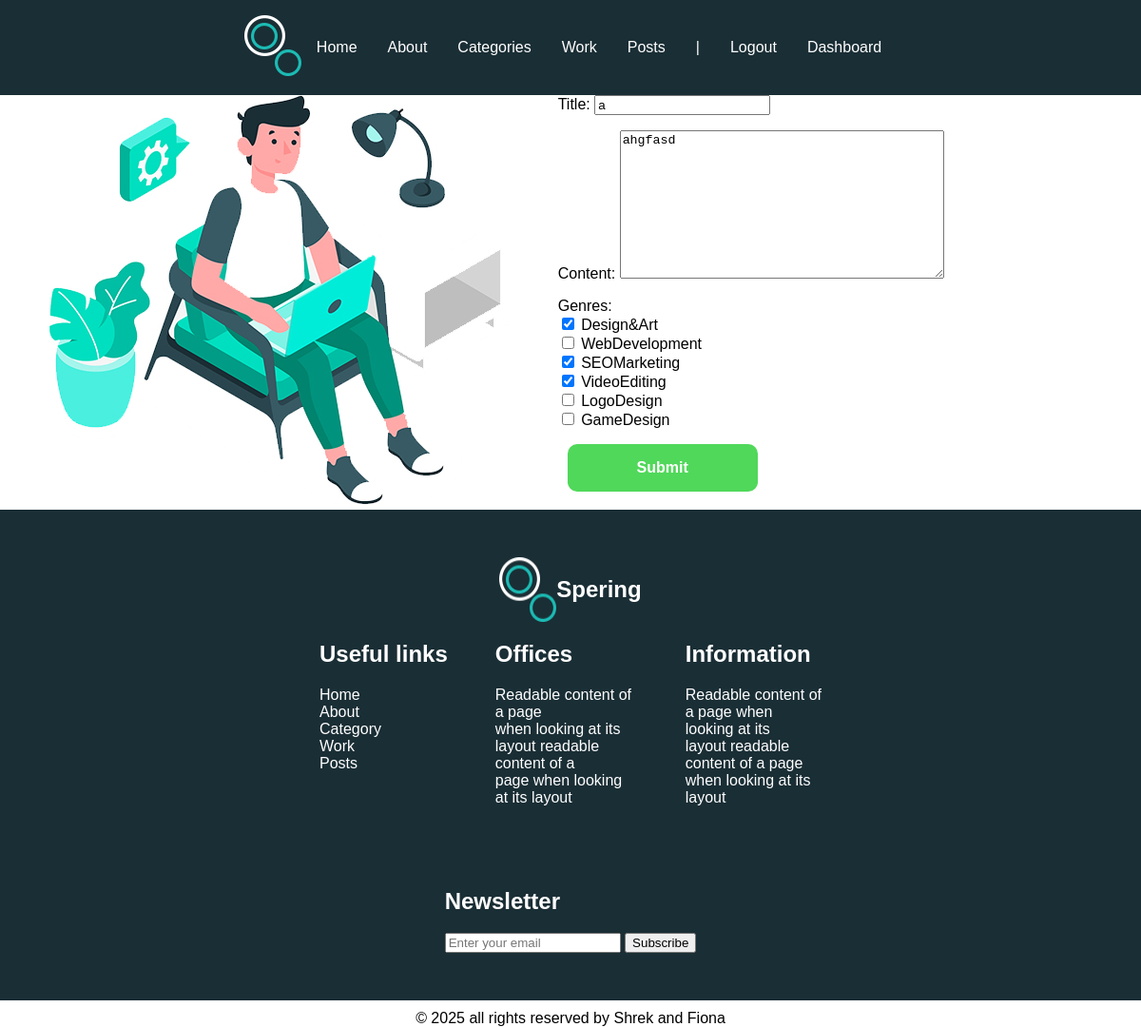
The page /update_post/20/ (signed in) on the database as committed earlier.
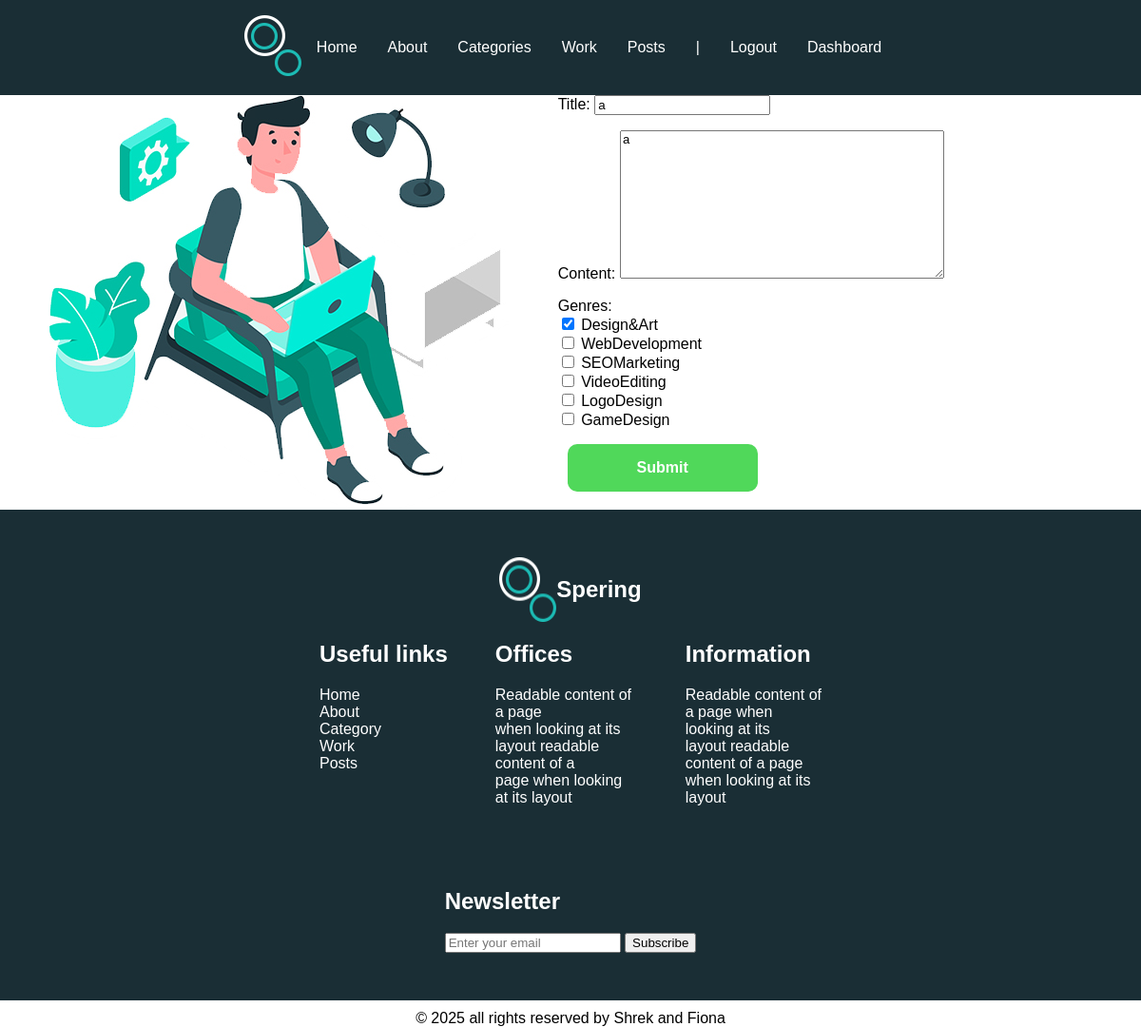
The same page on the database as committed later.
### myApp/models.py (models this page shows, shortened)
class Post(models.Model):
    title = models.CharField(max_length=50)
    author_name = models.ForeignKey(User, on_delete=models.CASCADE)
    content = models.TextField(null=False, blank = False)
    created_at = models.DateTimeField(auto_now_add=True)
    update = models.DateTimeField(auto_now=True)
    genres = models.ManyToManyField(Genre)

### myApp/views.py (the view)
# urls.py: path('update_post/<int:pk>/', views.update_post, name='update_post'),
@login_required(login_url='login')
def update_post(request, pk):
    post = get_object_or_404(Post, pk=pk)
    if request.user != post.author_name and not request.user.is_superuser and request.user.profile.role != 'admin':
        return JsonResponse({'success': False, 'error': 'You are not authorized to update this post'})
    if request.method == 'POST':
        form = PostForm(request.POST, instance=post)
        if form.is_valid():
            form.save()
            return JsonResponse({'success': True})
        else:
            return JsonResponse({'success': False, 'errors': form.errors})
    else:
        form = PostForm(instance=post)
    return render(request, 'myApp/post_form.html', {'form': form, 'is_update': True, 'post': post})

### myApp/forms.py
class PostForm(forms.ModelForm):
    class Meta:
        model = Post
        fields = ['title', 'content', 'genres']
        widgets = {
            'title': TextInput(attrs={'class': 'form-control',
                                      'style': 'max-width:  500px;',
                                      'placeholder': 'Title'}),
            'content': forms.Textarea(attrs={'class': 'form-control',
                                             'style': 'max-width: 500px;',
                                             'placeholder': 'Content'}),
            'genres': forms.CheckboxSelectMultiple(),
        }

### myApp/context_processors.py (called while the page is built)
def genres_processor(request):
    return {'genres': Genre.objects.all()}

### myApp/models.py (called while the page is built)
    def __str__(self):
        return self.name

### myApp/templates/myApp/post_form.html (shortened to what this page needs)
{% load static %}
<!DOCTYPE html>
<html lang="en">
<head>
    <link rel="stylesheet" href="{% static 'style.css' %}">
</head>
<body>
<div class="grid-layout container">
    {% include 'myApp/header.html' %}
    <div class="sidebar">
        <img src="{% static 'images/experience-img.jpg' %}" class="image indexImage" alt="">
    </div>
    <div class="main">
        <form method="POST" action="" class="form-container" id="post-form">
            <div class="form-group">
                <label for="{{ form.title.id_for_label }}">Title:</label>
                {{ form.title }}
            </div>
            <div class="form-group">
                <label for="{{ form.content.id_for_label }}">Content:</label>
                {{ form.content }}
            </div>
            <div class="form-group">
                <label for="{{ form.genres.id_for_label }}">Genres:</label>
                {{ form.genres }}
            </div>
            <div class="form-group">
                <input type="submit" value="Submit" class="btn1">
            </div>
        </form>
    </div>
    {% include 'myApp/footer.html' %}
</div>
</body>
</html>

Rows that differ between the two databases and show on the page:
changed Post: content "ahgfasd" → "a"
Other text that changed with them:
form field genres: "☑ ☐ ☑ ☑ ☐ ☐" → "☑ ☐ ☐ ☐ ☐ ☐"
